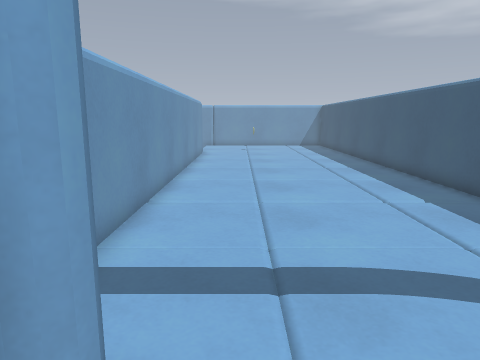
view 1 (above)

12 first-person views from a walk through a level from a Godot 3-D game. The camera is 1.2 m above the floor, tilts 10° down and sees 70° across. The floor is counted in squares, 0.5 m on a side. Each view is taken from the middle of a square. On the plan, view 1 faces up. The plan holds only what a view shows up to about 20 squares ahead; the rest is blank. The place goes on beyond the plan.

view 2
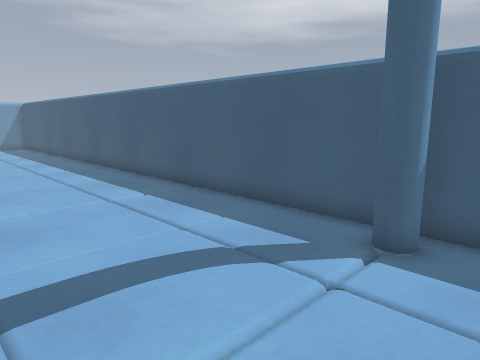

view 3
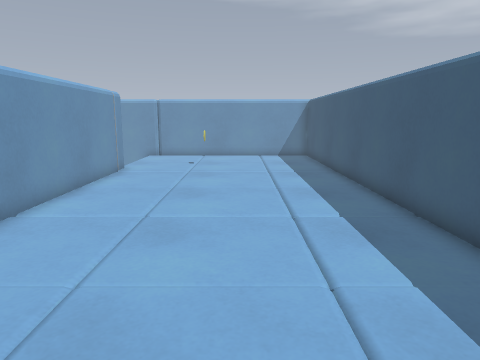

view 4
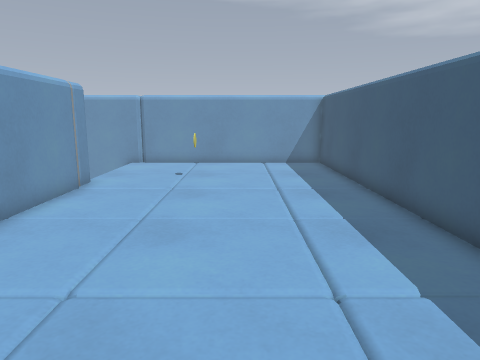

view 5
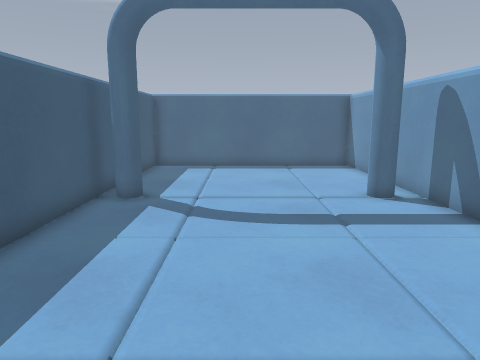

view 6
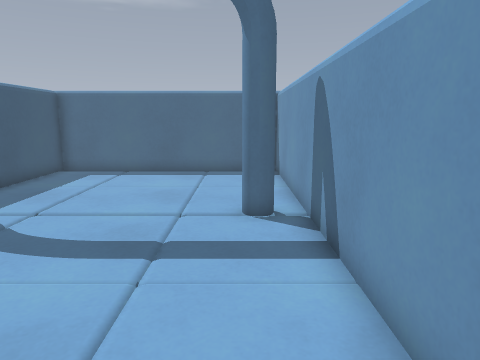

view 7
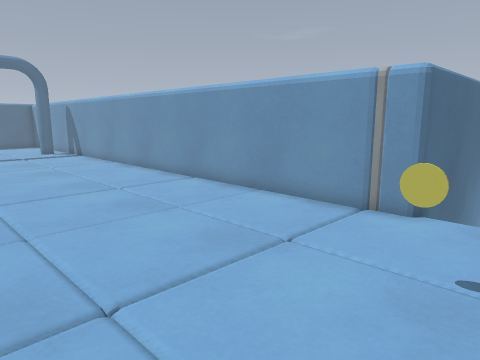

view 8
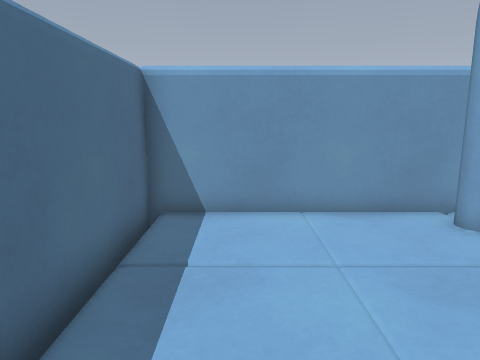

view 9
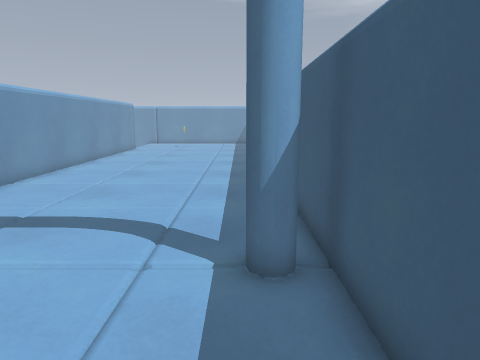

view 10
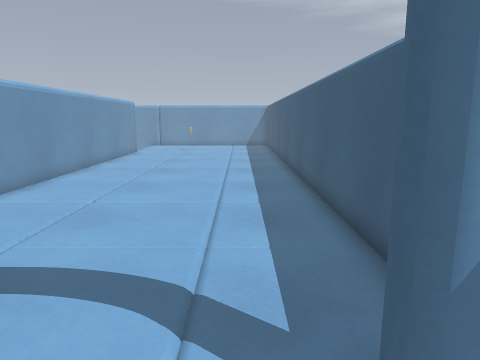

view 11
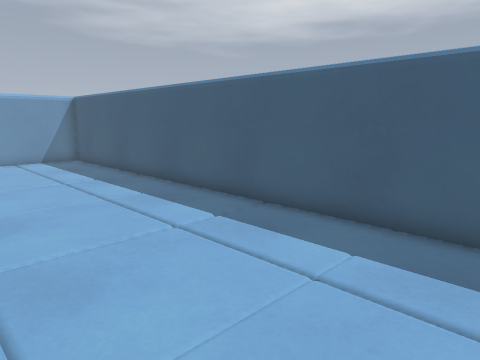

view 12
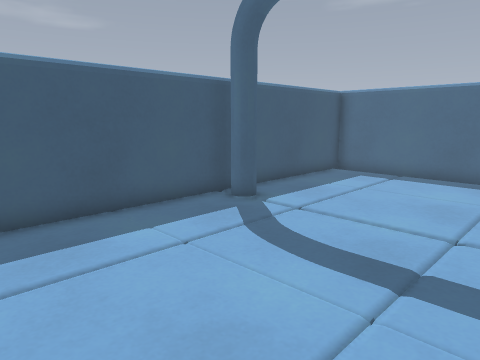

### Floor plan
Points are (right, up) in squares from view 1. A wall is a line through its corners. A room is listed if a view was taken in it or the views show most of it. See-through windows are left out.
Room 1 (views 1, 2, 3, 4, 5, 6, 7, 8, 9, 10, 11, 12)
walls: (-5.5, 26.3) (-2.8, 26.3) (-2.8, -5.4) (7.5, -5.4) (7.5, 32.2) (-5.5, 32.2)
objects: coin (1, 28)

Where each view was taken, in squares from view 1:
view 1: 0 up, 0 right, facing up
view 2: 0 up, 0 right, facing up-right
view 3: 9 up, 3 right, facing up
view 4: 13 up, 3 right, facing up
view 5: 13 up, 3 right, facing down
view 6: 11 up, 1 left, facing down
view 7: 29 up, 6 right, facing down-left
view 8: 3 down, 6 right, facing left
view 9: 3 down, 6 right, facing up
view 10: 0 up, 5 right, facing up
view 11: 11 up, 0 right, facing up-right
view 12: 10 up, 1 left, facing down-right
